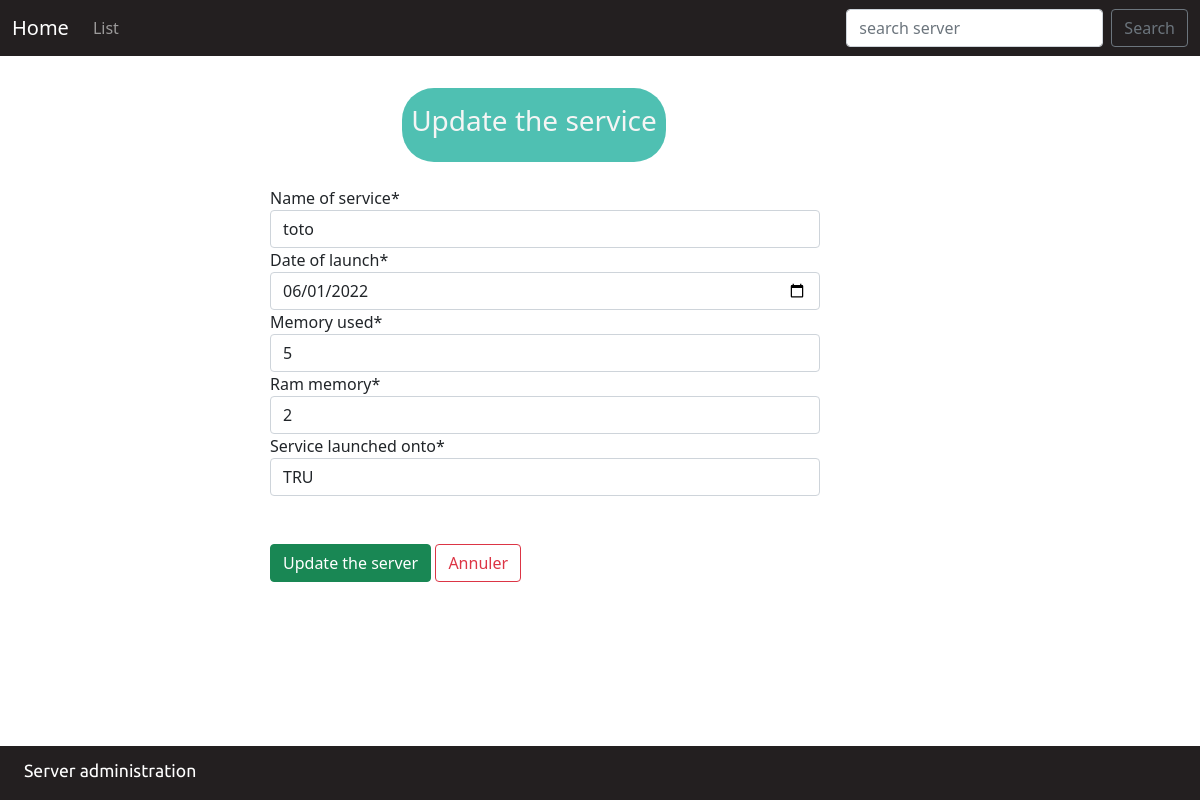
The page /update_services/dcc41938f76545f2b1581153fa313f2e on the database its author committed.
### crud_main/models.py (models this page shows, shortened)
class services(models.Model):
    service_id = models.UUIDField(default=uuid.uuid4, unique=True, primary_key=True, editable=False)
    name_of_service = models.CharField(max_length=45)
    date_of_launch = models.DateField()
    memory_used = models.CharField(max_length=45)
    ram_memory = models.CharField(max_length=45)
    service_launched_onto = models.ForeignKey(server, on_delete=models.CASCADE)
    class Meta:
        ordering = ["service_id"]
        verbose_name_plural = "Services"

### crud_main/views.py (the view)
# urls.py: path('update_services/<services_id>', views.update_services, name = "update_servers"),
def update_services(request, services_id):
    updateObject = services.objects.get(pk=services_id)
    form = serviceForm(request.POST or None, instance=updateObject)
    if form.is_valid():
        form.save()
        return redirect('crud_main:list')
    return render(request, 'crud_main/update_services.html', {'updateObject':updateObject, 'form':form} )

### crud_main/forms.py
class serviceForm(ModelForm):
    class Meta:
        model = services
        fields = '__all__'
        widgets = {
            'date_of_launch': DateInput(),
        }

### crud_main/models.py (called while the page is built)
    def __str__(self):
        return self.name

### crud_main/templates/crud_main/update_services.html (shortened to what this page needs)
{% extends 'base.html' %}
{% load crispy_forms_tags %}
{% block content %}
<div class="lol">
    <center>
        <section class="tete">
            <h3> Update the service {{services}}</h3>
        </section>
    </center>
    <form method="post">
            <div class="form-row">
                <div class="form-group col-sm-6 col-md-10">
                    {{ form.name_of_service|as_crispy_field }}
                </div>
            </div>
            <div class="form-row">
                <div class="form-group col-sm-6 col-md-10">
                    {{ form.date_of_launch|as_crispy_field }}
                </div>
            </div>
            <div class="form-row">
                <div class="form-group col-sm-6 col-md-10">
                    {{ form.memory_used|as_crispy_field }}
                </div>
            </div>
            <div class="form-row">
                <div class="form-group col-sm-6 col-md-10">
                    {{ form.ram_memory|as_crispy_field }}
                </div>
            </div>
            <div class="form-row">
                <div class="form-group col-sm-6 col-md-10">
                    {{ form.service_launched_onto|as_crispy_field }}
                </div>
            </div>
        <br></br>
        <input class="btn btn-success" type="submit" value="Update the server">
        <a class="btn btn-outline-danger" href="{% url 'crud_main:list' %}">Annuler</a>
    </form>
</div>
{% endblock %}

### crud/static/lol.css (style rules this page uses)
body { background-color: #FFF4E9; }
.lol { margin:auto; width:55%; }
.tete { margin-left:-20%; margin-top: 2em; width: 40%; border-radius: 2em; background-color: #4fc0b2; color:rgb(245, 245, 245); padding-top:1em ; padding-bottom: 1em; }

### rows shown on the page
services: name_of_service "toto", date_of_launch "06/01/2022", memory_used "5", ram_memory "2", service_launched_onto "TRU"
